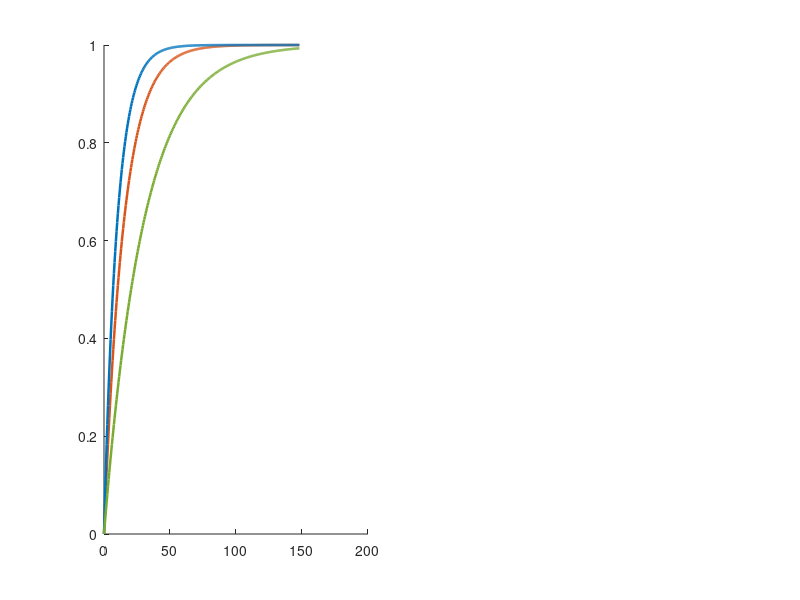

The MATLAB source for this figure: (Note: this script raises an error after producing the figure.)
%% ========================================================================
%  analisis_lambda_imc.m
%  Justificacion visual de la eleccion de lambda_imc = tau/3 (Seccion 4.2.2)
%
%  Genera la IMAGEN 4.1 del Capitulo 4: respuesta al escalon en lazo
%  cerrado de cada PI sobre su subproceso aproximado de primer orden,
%  comparando tres valores de lambda_imc.
%
%  Para cada lazo se construye:
%     G_loop(s) = K / (tau*s + 1)
%     PI(s)     = Kp * (1 + 1/(Ti*s))   con Kp = tau/(K*lambda),  Ti = tau
%
%  Se simulan tres valores:
%     - lambda_imc = tau/2  (mas rapido, menos robusto)
%     - lambda_imc = tau/3  (compromiso adoptado)
%     - lambda_imc = tau    (mas robusto, mas lento)
% ========================================================================

clear; clc; close all;

%% ========================================================================
%  1) PARAMETROS FISICOS Y PUNTO DE OPERACION (mismos del Cap. 2)
% ========================================================================
A1=706.85; A2=706.85; A3=706.85; A4=706.85;
a1=1.89;   a2=1.89;   a3=5.39;   a4=5.39;
k1=1; k2=1; y1=0.7; y2=0.7; g=981;

h30=25; h40=25;
M_A = [(1-y1)*k1 y2*k2; y1*k1 (1-y2)*k2];
M_B = [a3*sqrt(2*g*h30); a4*sqrt(2*g*h40)];
u0  = M_A\M_B; u10=u0(1); u20=u0(2);
h10 = ((1-y2)*k2*u20/a1)^2/(2*g);
h20 = ((1-y1)*k1*u10/a2)^2/(2*g);

T1=A1/a1*sqrt(2*h10/g); T2=A2/a2*sqrt(2*h20/g);
T3=A3/a3*sqrt(2*h30/g); T4=A4/a4*sqrt(2*h40/g);

%% ========================================================================
%  2) SUBPROCESOS DE PRIMER ORDEN APROXIMADOS PARA CADA LAZO
%  ------------------------------------------------------------------------
%  Lazo 1: PI_1 controla h4 mediante u1
%  Lazo 2: PI_2 controla h3 mediante u2
% ========================================================================
K1   = y1*k1*T4/A4;     tau1 = T4;
K2   = y2*k2*T3/A3;     tau2 = T3;

s = tf('s');
G1 = K1 / (tau1*s + 1);     % subproceso del lazo 1 (u1 -> h4)
G2 = K2 / (tau2*s + 1);     % subproceso del lazo 2 (u2 -> h3)

%% ========================================================================
%  3) FACTORES DE lambda_imc QUE SE COMPARAN
% ========================================================================
factores = [1/2, 1/3, 1];
etiquetas = {'\lambda_{imc} = \tau/2', ...
             '\lambda_{imc} = \tau/3  (adoptado)', ...
             '\lambda_{imc} = \tau'};
colores = [0.85 0.33 0.10;     % naranja
           0.00 0.45 0.74;     % azul (adoptado)
           0.47 0.67 0.19];    % verde

%% ========================================================================
%  4) SIMULACION DE LAS TRES RESPUESTAS POR LAZO
% ========================================================================
t_sim_lazo = 5*max(tau1, tau2);     % cubre al menos 5 tau
t = 0:0.5:t_sim_lazo;

fprintf('=== Parametros PI para cada lambda_imc ===\n');
fprintf('LAZO 1 (PI_1: u1 -> h4)   K = %.4f   tau = %.2f s\n', K1, tau1);
for i = 1:3
    lam = factores(i)*tau1;
    Kp  = tau1/(K1*lam);
    Ti  = tau1;
    fprintf('  %s   Kp = %7.3f   Ti = %6.2f s\n', etiquetas{i}, Kp, Ti);
end
fprintf('\nLAZO 2 (PI_2: u2 -> h3)   K = %.4f   tau = %.2f s\n', K2, tau2);
for i = 1:3
    lam = factores(i)*tau2;
    Kp  = tau2/(K2*lam);
    Ti  = tau2;
    fprintf('  %s   Kp = %7.3f   Ti = %6.2f s\n', etiquetas{i}, Kp, Ti);
end
fprintf('\n');

%% ========================================================================
%  5) GRAFICA COMPARATIVA  (IMAGEN 4.1)
% ========================================================================
fig = figure('Name','IMAGEN 4.1 - Justificacion de lambda_imc', ...
             'NumberTitle','off','Position',[80 80 1100 460]);

% --- Subplot 1: lazo 1 (PI_1, u1 -> h4) ---------------------------------
subplot(1,2,1)
hold on;
for i = 1:3
    lam = factores(i)*tau1;
    Kp  = tau1/(K1*lam);
    Ti  = tau1;
    PI  = Kp*(1 + 1/(Ti*s));
    LC  = feedback(PI*G1, 1);
    y   = step(LC, t);
    plot(t, y, 'LineWidth', 1.8, 'Color', colores(i,:));
end
yline(1, 'k--', 'LineWidth', 0.8);
xlabel('Tiempo (s)');
ylabel('Respuesta (cm)');
title('Lazo 1:  PI_1  controla  h_4');
legend(etiquetas, 'Location','southeast');
grid on; box on;

% --- Subplot 2: lazo 2 (PI_2, u2 -> h3) ---------------------------------
subplot(1,2,2)
hold on;
for i = 1:3
    lam = factores(i)*tau2;
    Kp  = tau2/(K2*lam);
    Ti  = tau2;
    PI  = Kp*(1 + 1/(Ti*s));
    LC  = feedback(PI*G2, 1);
    y   = step(LC, t);
    plot(t, y, 'LineWidth', 1.8, 'Color', colores(i,:));
end
yline(1, 'k--', 'LineWidth', 0.8);
xlabel('Tiempo (s)');
ylabel('Respuesta (cm)');
title('Lazo 2:  PI_2  controla  h_3');
legend(etiquetas, 'Location','southeast');
grid on; box on;

sgtitle('Respuesta en lazo cerrado para tres valores de \lambda_{imc}', ...
        'FontWeight','bold');

% Guardar como PNG con buena resolucion para la tesis
exportgraphics(fig, 'IMAGEN_4_1_lambda_imc.png', 'Resolution', 200);
fprintf('Figura guardada como IMAGEN_4_1_lambda_imc.png\n');
